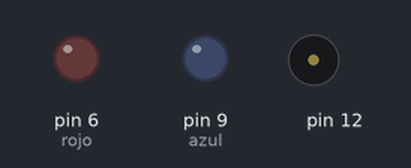
Recording of a sketch running on a simulated Arduino Uno, built with avr-gcc and run on an emulated ATmega328P. Parts: output pins drawn as LEDs (lit = HIGH), buzzer (waves = sounding).

Above: at 0.07 s.
At 1.42 s:
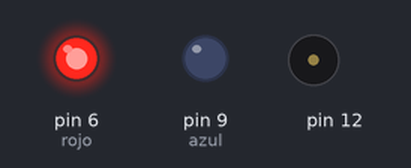
At 2.77 s:
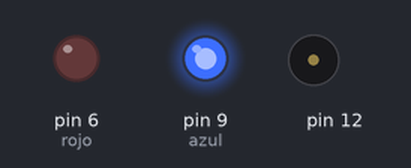
Timing chart, 0 to 3.1 s (numbered marks = the images above):
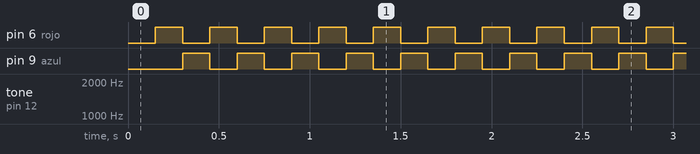

Measured:
- by itself, pin 6 (rojo), pin 9 (azul): alternates HIGH for 0.15 s and LOW for 0.15 s

The sketch:

SIRENA_POLICIAL_USANDO_TIMERONE.ino
```cpp
#include <TimerOne.h>
#define wait 1
#define time 10
int freq = 0;
int rojo=6;  //LED DEL RGB
int azul=9;  //LED DEL RGB
//EN EL RGB EL COMUN VA A VCC Y CADA COLOR CONECTADO A UNA
//RESISTENCIA Y LUEGO AL PIN RESPECTIVO DE ARDUINO

void setup()
{
  pinMode(rojo, OUTPUT);
  digitalWrite(rojo,LOW);
  pinMode(azul, OUTPUT);
  digitalWrite(azul,LOW);
  Timer1.initialize(150000);  //esta en microsegundos
  Timer1.attachInterrupt(cambiar_color); // activa interrupcion del timer1
}

void loop()
{
  for (freq = 150; freq < 1800; freq += 1) {
    tone(12, freq, time);     // Beep pin, freq, time
    delay(wait);
  }
  for (freq = 1800; freq > 150; freq -= 1)
  {
    tone(12, freq, time);     // Beep pin, freq, time
    delay(wait);
  }
}

void cambiar_color(void)
{
  if (digitalRead(rojo) == LOW) {
    digitalWrite(rojo,HIGH);
    digitalWrite(azul,LOW);

  }
  else
  {
     digitalWrite(rojo,LOW);
    digitalWrite(azul,HIGH);
  }

}
```
